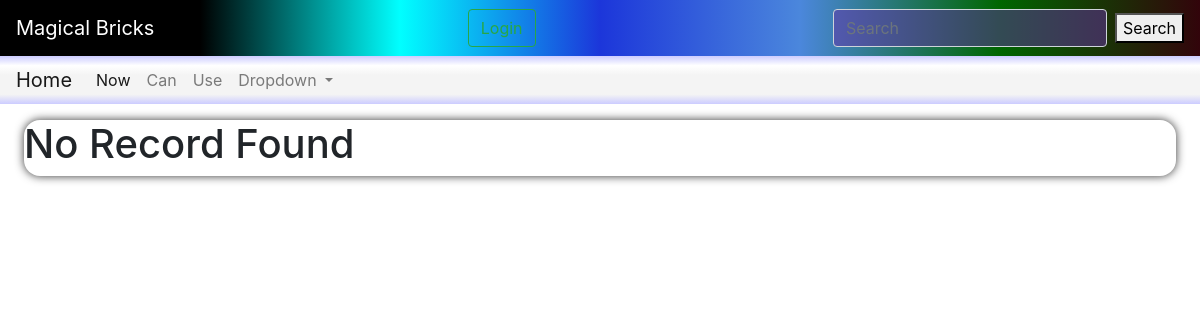
/, run on an earlier commit of the app's database.
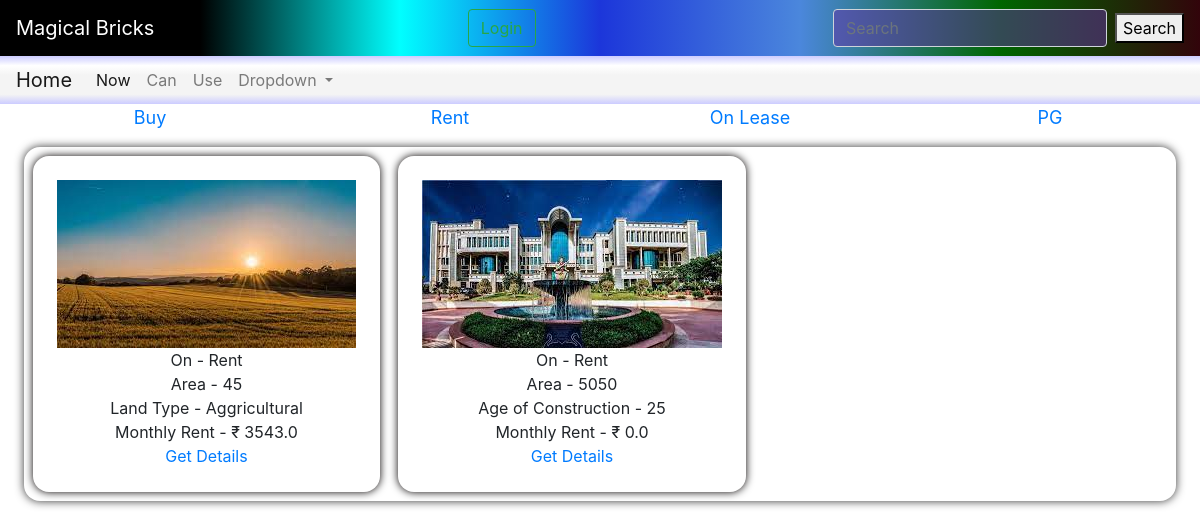
And on a later commit of the database.
### bricks/models.py (models this page shows, shortened)
class category(models.Model):
    cat=models.CharField(max_length=50)
    def __str__(self) :
        return self.cat

class land(models.Model):
    name=models.CharField(max_length=500,blank=False,null=True,default=None)
    cat=models.ForeignKey("category", null=True , on_delete=models.CASCADE, default=None)
    area=models.IntegerField(default=0)
    land_type=models.CharField(choices=t_l, max_length=50, default= None, null=True)
    price=models.FloatField(default=0)
    p_type=models.CharField(max_length=10, default="Land")
    address=models.CharField(max_length=200, blank= False, default=None, null=False, unique=True)
    images=models.ImageField(upload_to='images/')

class built(models.Model):
    name=models.CharField(max_length=500,blank=False,null=True,default=None)
    cat=models.ForeignKey("category", null=True , on_delete=models.CASCADE, default=None)
    area=models.IntegerField()
    floors=models.IntegerField()
    status=models.CharField(max_length=50,choices=st)
    faces=models.CharField(choices=direction, max_length=50, blank=False)
    p_type=models.CharField(max_length=10, default="Built")
    furnished_status=models.CharField(max_length=50,choices=state, blank=False, null=True)
    type_of_ownership=models.CharField(max_length=50,choices=too)
    price=models.FloatField(default=0,null=True)
    age=models.IntegerField()
    address=models.CharField(max_length=200, blank= False, default=None, null=True, unique=True)
    images=models.ImageField(upload_to='images/')

### bricks/views.py (the view)
# urls.py: 2. Add a URL to urlpatterns:  path('', views.home, name='home')
def home(request):
    y=category.objects.all()
    p=land.objects.all()
    q=built.objects.all()
    return render(request,'bricks/home.html',{"obj":p,"obj2":q,"y":y})

### bricks/templates/bricks/home.html (shortened to what this page needs)
<!DOCTYPE html>
<html lang="en">
<head>
  {% load static %}
  <link rel="stylesheet" href="{% static 'bricks/style_home.css' %}" />
</head>
<body>
  {% include "bricks/navbar.html" %}
  <div class="main">
    {% if y %} {% for x in y %}
    <a href="{% url 'properties' %}?category={{x.id}}" id="cat">
      <div class="heading">{{x.cat}}</div>
    </a>
    {% endfor %} {% endif %}
  </div>
  <div class="properties" >
    {% if obj %} {% for y in obj %}
    <div  class="property">
      <div class="info_items"><img  src="{{y.images.url}}" alt=""></div>
      <div class="info_items">On - {{y.cat}}</div>
      <div class="info_items">Area - {{y.area}}</div>
      <div class="info_items">Land Type - {{y.land_type}}</div>
      {% if y.cat.cat == "Rent" or y.cat.cat == "PG" %}
      <div class="info_items">Monthly Rent - &#8377 {{y.price}}</div>
      {% else %}
      <div class="info_items">Price - &#8377 {{y.price}}</div>
      {% endif %}
      <a href="{% url 'property_details' y.id %}?p_type={{y.p_type}}" id="details_button">Get Details</a>
    </div>
    {% endfor %}
    {% else %}
    <h1 >No Record Found</h1>
    {% endif %}
    {% if obj2 %}
    {% for y in obj2 %}
    <div  class="property">
      <div class="info_items"><img  src="{{y.images.url}}" alt=""></div>
      <div class="info_items">On - {{y.cat}}</div>
      <div class="info_items">Area - {{y.area}}</div>
      <div class="info_items">Age of Construction - {{y.age}}</div>
      {% if y.cat.cat == "Rent" or y.cat.cat == "PG" %}
      <div class="info_items">Monthly Rent - &#8377 {{y.price}}</div>
      {% else %}
      <div class="info_items">Price - &#8377 {{y.price}}</div>
      {% endif %}
      <a href="{% url 'property_details' y.id %}?p_type={{y.p_type}}" id="details_button">Get Details</a>
    </div>
    {% endfor %}
    {% endif %}
  </div>
</body>
</html>

### bricks/templates/bricks/navbar.html (shortened to what this page needs)
<html>
  <head>
    <link
      rel="stylesheet"
      href="https://maxcdn.bootstrapcdn.com/bootstrap/4.0.0-beta.2/css/bootstrap.min.css"
    />
  </head>
  <body>
    <nav
      class="navbar navbar-light justify-content-between"
      style="
        background: linear-gradient(
          90deg,
          #000,
          #000,#00ffff,
          #1c36da,
          #4b87dc,
          #006600,
          #32040b
        );
        animation: gradient 15s ease infinite;
      "
    >
      <a class="navbar-brand" style="color:white;">Magical Bricks</a>
      <a class="btn btn-outline-success" href="/login/" id="login">Login</a>
      <form class="form-inline">
        <input
          class="form-control mr-sm-2"
          type="search"
          placeholder="Search"
          aria-label="Search"
          style="
          color:white;
          background: rgba(103,48,167,0.5);
          "
        />
        <button class="button type="button" class="btn btn-info" type="submit">
          Search
        </button>
      </form>
    </nav>
    <nav class="navbar navbar-expand-lg navbar-light bg-light" style="
      background: linear-gradient(0deg,#ccccff,#f4f4f4,#f4f4f4,#f4f4f4,#ffff,#ccccff);
      height:6vh
    ">
      <a class="navbar-brand" href="home">Home</a>
      <div class="collapse navbar-collapse" id="navbarSupportedContent">
        <ul class="navbar-nav mr-auto">
          <li class="nav-item active">
            <a class="nav-link" href="#"
              >Now<span class="sr-only">(current)</span></a
            >
          </li>
          <li class="nav-item">
            <a class="nav-link" href="#">Can</a>
          </li>
          <li class="nav-item">
            <a class="nav-link" href="#">Use</a>
          </li>
          <li class="nav-item dropdown">
            <a
              class="nav-link dropdown-toggle"
              href="#"
              id="navbarDropdown"
              role="button"
              data-toggle="dropdown"
              aria-haspopup="true"
              aria-expanded="false"
            >
              Dropdown
            </a>
          </li>
        </ul>
      </div>
    </nav>
  </body>
</html>

### bricks/static/bricks/style_home.css (style rules this page uses)
.main { display: flex; }
#cat { flex: 1; font-size: 1.5vw; background:linear-gradient(90deg ); }
.heading { margin: auto; justify-content: center; text-align: center; }
.properties { border-color: black; border-width: 1vw; display: flex; flex-direction: row; background-color: #fff; border-radius: 2vh; box-shadow: 0 0 10px rgba(0, 0, 0, 0.8); margin: 2vh 2vw; overflow:scroll; width:auto; height: fit-content; }
.property { justify-items: center; background-color: #fff; box-shadow: 0 0 0.75vw rgb(5, 0, 0); border-radius: 2vh; margin: 0.75vw; padding: 3vh 3vh; }

What changed in the data, as far as the page shows it:
added category: cat "Buy"
added category: cat "Rent"
added category: cat "On Lease"
added category: cat "PG"
added land: images (picture), cat "Rent", area "45", land_type "Aggricultural", price "3543.0"
added built: images (picture), cat "Rent", area "5050", age "25", price "0.0"
Also different on the page:
text no longer shown: "No Record Found"
